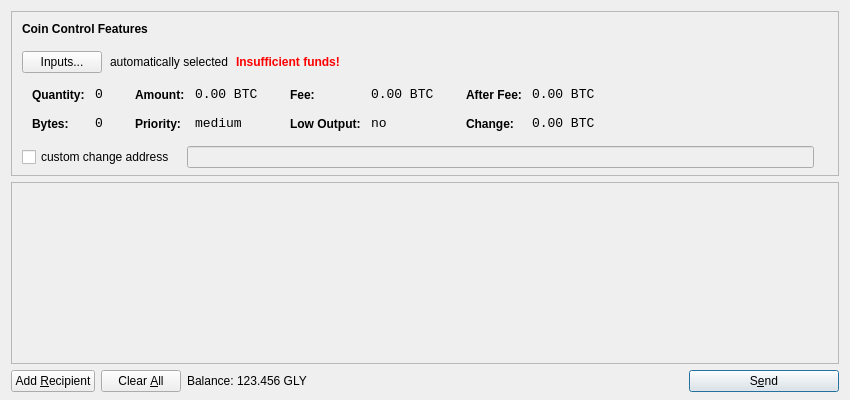
<?xml version="1.0" encoding="UTF-8"?>
<ui version="4.0">
 <class>SendCoinsDialog</class>
 <widget class="QDialog" name="SendCoinsDialog">
  <property name="geometry">
   <rect>
    <x>0</x>
    <y>0</y>
    <width>850</width>
    <height>400</height>
   </rect>
  </property>
  <property name="windowTitle">
   <string>Send Coins</string>
  </property>
  <layout class="QVBoxLayout" name="verticalLayout" stretch="0,1,0">
   <property name="bottomMargin">
    <number>8</number>
   </property>
   <item>
    <widget class="QFrame" name="frameCoinControl">
     <property name="sizePolicy">
      <sizepolicy hsizetype="Expanding" vsizetype="Expanding">
       <horstretch>0</horstretch>
       <verstretch>0</verstretch>
      </sizepolicy>
     </property>
     <property name="maximumSize">
      <size>
       <width>16777215</width>
       <height>16777215</height>
      </size>
     </property>
     <property name="frameShape">
      <enum>QFrame::StyledPanel</enum>
     </property>
     <property name="frameShadow">
      <enum>QFrame::Sunken</enum>
     </property>
     <layout class="QVBoxLayout" name="verticalLayoutCoinControl2">
      <property name="spacing">
       <number>-1</number>
      </property>
      <property name="leftMargin">
       <number>0</number>
      </property>
      <property name="topMargin">
       <number>0</number>
      </property>
      <property name="rightMargin">
       <number>0</number>
      </property>
      <property name="bottomMargin">
       <number>6</number>
      </property>
      <item>
       <layout class="QVBoxLayout" name="verticalLayoutCoinControl" stretch="0,0,0,0,1">
        <property name="spacing">
         <number>0</number>
        </property>
        <property name="leftMargin">
         <number>10</number>
        </property>
        <property name="topMargin">
         <number>10</number>
        </property>
        <item>
         <layout class="QHBoxLayout" name="horizontalLayoutCoinControl1">
          <property name="bottomMargin">
           <number>15</number>
          </property>
          <item>
           <widget class="QLabel" name="labelCoinControlFeatures">
            <property name="sizePolicy">
             <sizepolicy hsizetype="Preferred" vsizetype="Maximum">
              <horstretch>0</horstretch>
              <verstretch>0</verstretch>
             </sizepolicy>
            </property>
            <property name="font">
             <font>
              <weight>75</weight>
              <bold>true</bold>
             </font>
            </property>
            <property name="styleSheet">
             <string notr="true">font-weight:bold;</string>
            </property>
            <property name="text">
             <string>Coin Control Features</string>
            </property>
           </widget>
          </item>
         </layout>
        </item>
        <item>
         <layout class="QHBoxLayout" name="horizontalLayoutCoinControl2" stretch="0,0,0,0">
          <property name="spacing">
           <number>8</number>
          </property>
          <property name="bottomMargin">
           <number>10</number>
          </property>
          <item>
           <widget class="QPushButton" name="pushButtonCoinControl">
            <property name="styleSheet">
             <string notr="true"/>
            </property>
            <property name="text">
             <string>Inputs...</string>
            </property>
           </widget>
          </item>
          <item>
           <widget class="QLabel" name="labelCoinControlAutomaticallySelected">
            <property name="text">
             <string>automatically selected</string>
            </property>
            <property name="margin">
             <number>5</number>
            </property>
           </widget>
          </item>
          <item>
           <widget class="QLabel" name="labelCoinControlInsuffFunds">
            <property name="font">
             <font>
              <weight>75</weight>
              <bold>true</bold>
             </font>
            </property>
            <property name="styleSheet">
             <string notr="true">color:red;font-weight:bold;</string>
            </property>
            <property name="text">
             <string>Insufficient funds!</string>
            </property>
            <property name="margin">
             <number>5</number>
            </property>
           </widget>
          </item>
          <item>
           <spacer name="horizontalSpacerCoinControl">
            <property name="orientation">
             <enum>Qt::Horizontal</enum>
            </property>
            <property name="sizeHint" stdset="0">
             <size>
              <width>40</width>
              <height>1</height>
             </size>
            </property>
           </spacer>
          </item>
         </layout>
        </item>
        <item>
         <widget class="QWidget" name="widgetCoinControl" native="true">
          <property name="sizePolicy">
           <sizepolicy hsizetype="Preferred" vsizetype="Preferred">
            <horstretch>0</horstretch>
            <verstretch>0</verstretch>
           </sizepolicy>
          </property>
          <property name="minimumSize">
           <size>
            <width>0</width>
            <height>0</height>
           </size>
          </property>
          <property name="styleSheet">
           <string notr="true"/>
          </property>
          <layout class="QHBoxLayout" name="horizontalLayoutCoinControl5">
           <property name="margin">
            <number>0</number>
           </property>
           <item>
            <layout class="QHBoxLayout" name="horizontalLayoutCoinControl3" stretch="0,0,0,1">
             <property name="spacing">
              <number>20</number>
             </property>
             <property name="topMargin">
              <number>0</number>
             </property>
             <property name="bottomMargin">
              <number>10</number>
             </property>
             <item>
              <layout class="QFormLayout" name="formLayoutCoinControl1">
               <property name="horizontalSpacing">
                <number>10</number>
               </property>
               <property name="verticalSpacing">
                <number>14</number>
               </property>
               <property name="leftMargin">
                <number>10</number>
               </property>
               <property name="topMargin">
                <number>4</number>
               </property>
               <property name="rightMargin">
                <number>6</number>
               </property>
               <item row="0" column="0">
                <widget class="QLabel" name="labelCoinControlQuantityText">
                 <property name="styleSheet">
                  <string notr="true">font-weight:bold;</string>
                 </property>
                 <property name="text">
                  <string>Quantity:</string>
                 </property>
                 <property name="margin">
                  <number>0</number>
                 </property>
                </widget>
               </item>
               <item row="0" column="1">
                <widget class="QLabel" name="labelCoinControlQuantity">
                 <property name="font">
                  <font>
                   <family>Monospace</family>
                   <pointsize>10</pointsize>
                  </font>
                 </property>
                 <property name="cursor">
                  <cursorShape>IBeamCursor</cursorShape>
                 </property>
                 <property name="contextMenuPolicy">
                  <enum>Qt::ActionsContextMenu</enum>
                 </property>
                 <property name="text">
                  <string notr="true">0</string>
                 </property>
                 <property name="margin">
                  <number>0</number>
                 </property>
                 <property name="textInteractionFlags">
                  <set>Qt::LinksAccessibleByMouse|Qt::TextSelectableByKeyboard|Qt::TextSelectableByMouse</set>
                 </property>
                </widget>
               </item>
               <item row="1" column="0">
                <widget class="QLabel" name="labelCoinControlBytesText">
                 <property name="styleSheet">
                  <string notr="true">font-weight:bold;</string>
                 </property>
                 <property name="text">
                  <string>Bytes:</string>
                 </property>
                </widget>
               </item>
               <item row="1" column="1">
                <widget class="QLabel" name="labelCoinControlBytes">
                 <property name="font">
                  <font>
                   <family>Monospace</family>
                   <pointsize>10</pointsize>
                  </font>
                 </property>
                 <property name="cursor">
                  <cursorShape>IBeamCursor</cursorShape>
                 </property>
                 <property name="contextMenuPolicy">
                  <enum>Qt::ActionsContextMenu</enum>
                 </property>
                 <property name="text">
                  <string notr="true">0</string>
                 </property>
                 <property name="textInteractionFlags">
                  <set>Qt::LinksAccessibleByMouse|Qt::TextSelectableByKeyboard|Qt::TextSelectableByMouse</set>
                 </property>
                </widget>
               </item>
              </layout>
             </item>
             <item>
              <layout class="QFormLayout" name="formLayoutCoinControl2">
               <property name="horizontalSpacing">
                <number>10</number>
               </property>
               <property name="verticalSpacing">
                <number>14</number>
               </property>
               <property name="leftMargin">
                <number>6</number>
               </property>
               <property name="topMargin">
                <number>4</number>
               </property>
               <property name="rightMargin">
                <number>6</number>
               </property>
               <item row="0" column="0">
                <widget class="QLabel" name="labelCoinControlAmountText">
                 <property name="styleSheet">
                  <string notr="true">font-weight:bold;</string>
                 </property>
                 <property name="text">
                  <string>Amount:</string>
                 </property>
                 <property name="margin">
                  <number>0</number>
                 </property>
                </widget>
               </item>
               <item row="0" column="1">
                <widget class="QLabel" name="labelCoinControlAmount">
                 <property name="font">
                  <font>
                   <family>Monospace</family>
                   <pointsize>10</pointsize>
                  </font>
                 </property>
                 <property name="cursor">
                  <cursorShape>IBeamCursor</cursorShape>
                 </property>
                 <property name="contextMenuPolicy">
                  <enum>Qt::ActionsContextMenu</enum>
                 </property>
                 <property name="text">
                  <string notr="true">0.00 BTC</string>
                 </property>
                 <property name="textInteractionFlags">
                  <set>Qt::LinksAccessibleByMouse|Qt::TextSelectableByKeyboard|Qt::TextSelectableByMouse</set>
                 </property>
                </widget>
               </item>
               <item row="1" column="0">
                <widget class="QLabel" name="labelCoinControlPriorityText">
                 <property name="styleSheet">
                  <string notr="true">font-weight:bold;</string>
                 </property>
                 <property name="text">
                  <string>Priority:</string>
                 </property>
                </widget>
               </item>
               <item row="1" column="1">
                <widget class="QLabel" name="labelCoinControlPriority">
                 <property name="font">
                  <font>
                   <family>Monospace</family>
                   <pointsize>10</pointsize>
                  </font>
                 </property>
                 <property name="cursor">
                  <cursorShape>IBeamCursor</cursorShape>
                 </property>
                 <property name="contextMenuPolicy">
                  <enum>Qt::ActionsContextMenu</enum>
                 </property>
                 <property name="text">
                  <string>medium</string>
                 </property>
                 <property name="textInteractionFlags">
                  <set>Qt::LinksAccessibleByMouse|Qt::TextSelectableByKeyboard|Qt::TextSelectableByMouse</set>
                 </property>
                </widget>
               </item>
              </layout>
             </item>
             <item>
              <layout class="QFormLayout" name="formLayoutCoinControl3">
               <property name="horizontalSpacing">
                <number>10</number>
               </property>
               <property name="verticalSpacing">
                <number>14</number>
               </property>
               <property name="leftMargin">
                <number>6</number>
               </property>
               <property name="topMargin">
                <number>4</number>
               </property>
               <property name="rightMargin">
                <number>6</number>
               </property>
               <item row="0" column="0">
                <widget class="QLabel" name="labelCoinControlFeeText">
                 <property name="styleSheet">
                  <string notr="true">font-weight:bold;</string>
                 </property>
                 <property name="text">
                  <string>Fee:</string>
                 </property>
                 <property name="margin">
                  <number>0</number>
                 </property>
                </widget>
               </item>
               <item row="0" column="1">
                <widget class="QLabel" name="labelCoinControlFee">
                 <property name="font">
                  <font>
                   <family>Monospace</family>
                   <pointsize>10</pointsize>
                  </font>
                 </property>
                 <property name="cursor">
                  <cursorShape>IBeamCursor</cursorShape>
                 </property>
                 <property name="contextMenuPolicy">
                  <enum>Qt::ActionsContextMenu</enum>
                 </property>
                 <property name="text">
                  <string notr="true">0.00 BTC</string>
                 </property>
                 <property name="textInteractionFlags">
                  <set>Qt::LinksAccessibleByMouse|Qt::TextSelectableByKeyboard|Qt::TextSelectableByMouse</set>
                 </property>
                </widget>
               </item>
               <item row="1" column="0">
                <widget class="QLabel" name="labelCoinControlLowOutputText">
                 <property name="styleSheet">
                  <string notr="true">font-weight:bold;</string>
                 </property>
                 <property name="text">
                  <string>Low Output:</string>
                 </property>
                </widget>
               </item>
               <item row="1" column="1">
                <widget class="QLabel" name="labelCoinControlLowOutput">
                 <property name="font">
                  <font>
                   <family>Monospace</family>
                   <pointsize>10</pointsize>
                  </font>
                 </property>
                 <property name="cursor">
                  <cursorShape>IBeamCursor</cursorShape>
                 </property>
                 <property name="contextMenuPolicy">
                  <enum>Qt::ActionsContextMenu</enum>
                 </property>
                 <property name="text">
                  <string>no</string>
                 </property>
                 <property name="textInteractionFlags">
                  <set>Qt::LinksAccessibleByMouse|Qt::TextSelectableByKeyboard|Qt::TextSelectableByMouse</set>
                 </property>
                </widget>
               </item>
              </layout>
             </item>
             <item>
              <layout class="QFormLayout" name="formLayoutCoinControl4">
               <property name="horizontalSpacing">
                <number>10</number>
               </property>
               <property name="verticalSpacing">
                <number>14</number>
               </property>
               <property name="leftMargin">
                <number>6</number>
               </property>
               <property name="topMargin">
                <number>4</number>
               </property>
               <property name="rightMargin">
                <number>6</number>
               </property>
               <item row="0" column="0">
                <widget class="QLabel" name="labelCoinControlAfterFeeText">
                 <property name="styleSheet">
                  <string notr="true">font-weight:bold;</string>
                 </property>
                 <property name="text">
                  <string>After Fee:</string>
                 </property>
                 <property name="margin">
                  <number>0</number>
                 </property>
                </widget>
               </item>
               <item row="0" column="1">
                <widget class="QLabel" name="labelCoinControlAfterFee">
                 <property name="font">
                  <font>
                   <family>Monospace</family>
                   <pointsize>10</pointsize>
                  </font>
                 </property>
                 <property name="cursor">
                  <cursorShape>IBeamCursor</cursorShape>
                 </property>
                 <property name="contextMenuPolicy">
                  <enum>Qt::ActionsContextMenu</enum>
                 </property>
                 <property name="text">
                  <string notr="true">0.00 BTC</string>
                 </property>
                 <property name="textInteractionFlags">
                  <set>Qt::LinksAccessibleByMouse|Qt::TextSelectableByKeyboard|Qt::TextSelectableByMouse</set>
                 </property>
                </widget>
               </item>
               <item row="1" column="0">
                <widget class="QLabel" name="labelCoinControlChangeText">
                 <property name="styleSheet">
                  <string notr="true">font-weight:bold;</string>
                 </property>
                 <property name="text">
                  <string>Change:</string>
                 </property>
                </widget>
               </item>
               <item row="1" column="1">
                <widget class="QLabel" name="labelCoinControlChange">
                 <property name="font">
                  <font>
                   <family>Monospace</family>
                   <pointsize>10</pointsize>
                  </font>
                 </property>
                 <property name="cursor">
                  <cursorShape>IBeamCursor</cursorShape>
                 </property>
                 <property name="contextMenuPolicy">
                  <enum>Qt::ActionsContextMenu</enum>
                 </property>
                 <property name="text">
                  <string notr="true">0.00 BTC</string>
                 </property>
                 <property name="textInteractionFlags">
                  <set>Qt::LinksAccessibleByMouse|Qt::TextSelectableByKeyboard|Qt::TextSelectableByMouse</set>
                 </property>
                </widget>
               </item>
              </layout>
             </item>
            </layout>
           </item>
          </layout>
         </widget>
        </item>
        <item>
         <layout class="QHBoxLayout" name="horizontalLayoutCoinControl4" stretch="0,0,0">
          <property name="spacing">
           <number>12</number>
          </property>
          <property name="sizeConstraint">
           <enum>QLayout::SetDefaultConstraint</enum>
          </property>
          <property name="topMargin">
           <number>5</number>
          </property>
          <property name="rightMargin">
           <number>5</number>
          </property>
          <item>
           <widget class="QCheckBox" name="checkBoxCoinControlChange">
            <property name="text">
             <string>custom change address</string>
            </property>
           </widget>
          </item>
          <item>
           <widget class="QLineEdit" name="lineEditCoinControlChange">
            <property name="enabled">
             <bool>false</bool>
            </property>
            <property name="sizePolicy">
             <sizepolicy hsizetype="Expanding" vsizetype="Fixed">
              <horstretch>0</horstretch>
              <verstretch>0</verstretch>
             </sizepolicy>
            </property>
           </widget>
          </item>
          <item>
           <widget class="QLabel" name="labelCoinControlChangeLabel">
            <property name="sizePolicy">
             <sizepolicy hsizetype="Preferred" vsizetype="Expanding">
              <horstretch>0</horstretch>
              <verstretch>0</verstretch>
             </sizepolicy>
            </property>
            <property name="minimumSize">
             <size>
              <width>0</width>
              <height>0</height>
             </size>
            </property>
            <property name="text">
             <string/>
            </property>
            <property name="margin">
             <number>3</number>
            </property>
           </widget>
          </item>
         </layout>
        </item>
        <item>
         <spacer name="verticalSpacerCoinControl">
          <property name="orientation">
           <enum>Qt::Vertical</enum>
          </property>
          <property name="sizeHint" stdset="0">
           <size>
            <width>800</width>
            <height>1</height>
           </size>
          </property>
         </spacer>
        </item>
       </layout>
      </item>
     </layout>
    </widget>
   </item>
   <item>
    <widget class="QScrollArea" name="scrollArea">
     <property name="widgetResizable">
      <bool>true</bool>
     </property>
     <widget class="QWidget" name="scrollAreaWidgetContents">
      <property name="geometry">
       <rect>
        <x>0</x>
        <y>0</y>
        <width>830</width>
        <height>165</height>
       </rect>
      </property>
      <layout class="QVBoxLayout" name="verticalLayout_2">
       <property name="margin">
        <number>0</number>
       </property>
       <item>
        <layout class="QVBoxLayout" name="entries">
         <property name="spacing">
          <number>6</number>
         </property>
        </layout>
       </item>
       <item>
        <spacer name="verticalSpacer">
         <property name="orientation">
          <enum>Qt::Vertical</enum>
         </property>
         <property name="sizeHint" stdset="0">
          <size>
           <width>20</width>
           <height>40</height>
          </size>
         </property>
        </spacer>
       </item>
      </layout>
     </widget>
    </widget>
   </item>
   <item>
    <layout class="QHBoxLayout" name="horizontalLayout">
     <item>
      <widget class="QPushButton" name="addButton">
       <property name="toolTip">
        <string>Send to multiple recipients at once</string>
       </property>
       <property name="text">
        <string>Add &amp;Recipient</string>
       </property>
       <property name="icon">
        <iconset resource="../bitcoin.qrc">
         <normaloff>:/icons/add</normaloff>:/icons/add</iconset>
       </property>
       <property name="autoDefault">
        <bool>false</bool>
       </property>
      </widget>
     </item>
     <item>
      <widget class="QPushButton" name="clearButton">
       <property name="sizePolicy">
        <sizepolicy hsizetype="Minimum" vsizetype="Fixed">
         <horstretch>0</horstretch>
         <verstretch>0</verstretch>
        </sizepolicy>
       </property>
       <property name="toolTip">
        <string>Remove all transaction fields</string>
       </property>
       <property name="text">
        <string>Clear &amp;All</string>
       </property>
       <property name="icon">
        <iconset resource="../bitcoin.qrc">
         <normaloff>:/icons/remove</normaloff>:/icons/remove</iconset>
       </property>
       <property name="autoRepeatDelay">
        <number>300</number>
       </property>
       <property name="autoDefault">
        <bool>false</bool>
       </property>
      </widget>
     </item>
     <item>
      <layout class="QHBoxLayout" name="horizontalLayout_2">
       <property name="spacing">
        <number>3</number>
       </property>
       <item>
        <widget class="QLabel" name="label">
         <property name="text">
          <string>Balance:</string>
         </property>
        </widget>
       </item>
       <item>
        <widget class="QLabel" name="labelBalance">
         <property name="cursor">
          <cursorShape>IBeamCursor</cursorShape>
         </property>
         <property name="text">
          <string>123.456 GLY</string>
         </property>
         <property name="textInteractionFlags">
          <set>Qt::LinksAccessibleByMouse|Qt::TextSelectableByKeyboard|Qt::TextSelectableByMouse</set>
         </property>
        </widget>
       </item>
      </layout>
     </item>
     <item>
      <spacer name="horizontalSpacer">
       <property name="orientation">
        <enum>Qt::Horizontal</enum>
       </property>
       <property name="sizeHint" stdset="0">
        <size>
         <width>40</width>
         <height>20</height>
        </size>
       </property>
      </spacer>
     </item>
     <item>
      <widget class="QPushButton" name="sendButton">
       <property name="minimumSize">
        <size>
         <width>150</width>
         <height>0</height>
        </size>
       </property>
       <property name="toolTip">
        <string>Confirm the send action</string>
       </property>
       <property name="text">
        <string>S&amp;end</string>
       </property>
       <property name="icon">
        <iconset resource="../bitcoin.qrc">
         <normaloff>:/icons/send</normaloff>:/icons/send</iconset>
       </property>
       <property name="default">
        <bool>true</bool>
       </property>
      </widget>
     </item>
    </layout>
   </item>
  </layout>
 </widget>
 <resources>
  <include location="../bitcoin.qrc"/>
 </resources>
 <connections/>
</ui>
